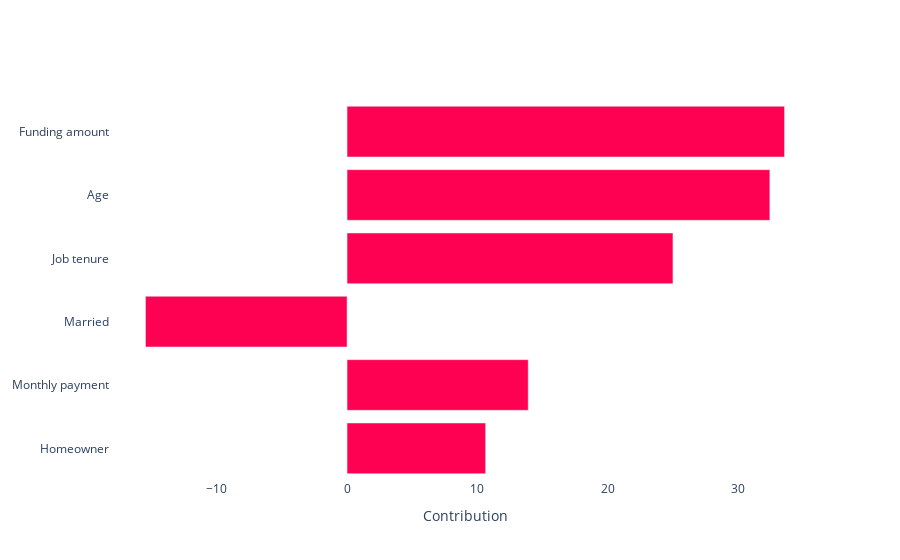

Notebook code for this chart:
### Code cell
from src.part8 import xper_method

df2 = df.sample(500).drop(["ID", "Pred_default (y_hat)", "PD", "Group"], axis=1)
X_filtered = df2.drop("Default (y)", axis=1)
y_filtered = df2["Default (y)"]
 
X_train_filt, X_test_filt, y_train_filt, y_test_filt = train_test_split(X_filtered, y_filtered, test_size=0.15, random_state=42)

xper_method(model=cat_model, eval_metric="Accuracy", dataset=df2, target_col="Default (y)", X_train=X_train_filt, y_train=y_train_filt, X_test=X_test_filt, y_test=y_test_filt)

### Figure 1 — Plotly figure (JSON) as saved in the notebook; plotly's stock layout.template omitted (floating-point values rounded to 4 significant figures)
{"data": [{"marker": {"color": [33.55, 32.43, 25.0, -15.46, 13.89, 10.63], "colorscale": [[0, "rgb(255, 1, 82)"], [1, "rgb(255, 1, 82)"]]}, "orientation": "h", "type": "bar", "x": [33.55, 32.43, 25.0, -15.46, 13.89, 10.63], "y": ["Funding amount", "Age", "Job tenure", "Married", "Monthly payment", "Homeowner"]}], "layout": {"plot_bgcolor": "white", "showlegend": false, "xaxis": {"title": {"text": "Contribution"}}, "yaxis": {"autorange": "reversed"}}}
